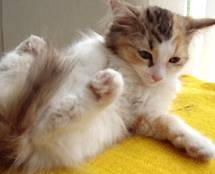
#> input picture training_set/cats/cat.105.jpg, 215 x 174 px; its folder holds 4 pictures in this run
$ python main.py
#> lines starting #> are read from the running program, lines starting #| are printed output that depends on the picture
import numpy as np
import cv2
import os

def prepare_data_and_label():
	image_matrix = []
	label = []
	print("Loading Image Data...")
	list_of_img = os.listdir('training_set/cats')
	cat_label = np.array([1,0])
	for image in list_of_img:
		print(image,end='\r')
		cat_pixel = np.resize(cv2.imread('training_set/cats/'+image),(200,200,3))
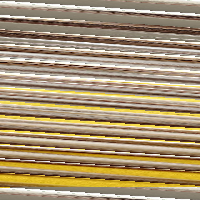
#> cat_pixel: shape (200, 200, 3); mean B, G, R 114.6, 147.3, 167.3
		image_matrix.append(cat_pixel)
		label.append(cat_label)
#> pass 2 of the loop in prepare_data_and_label, `for image in list_of_img:`:
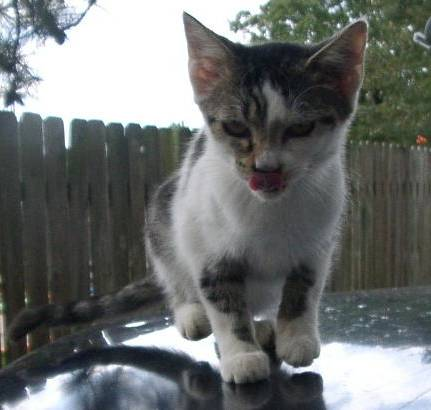
#> input picture training_set/cats/cat.11.jpg, 431 x 410 px
#> in prepare_data_and_label, `cat_pixel = np.resize(cv2.imread('training_set/cats/'+image),(200,200,..`:
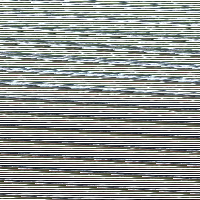
#> cat_pixel: shape (200, 200, 3); mean B, G, R 148.9, 152.5, 148.3
#> pass 3 of the loop in prepare_data_and_label, `for image in list_of_img:`:
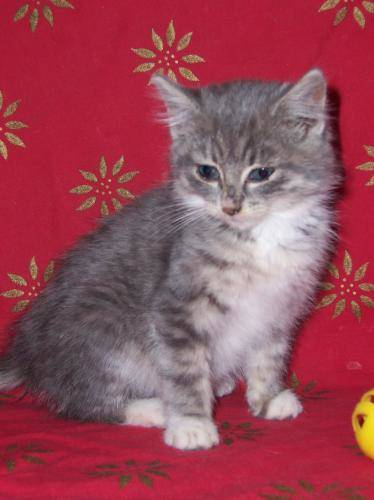
#> input picture training_set/cats/cat.110.jpg, 374 x 500 px
#> in prepare_data_and_label, `cat_pixel = np.resize(cv2.imread('training_set/cats/'+image),(200,200,..`:
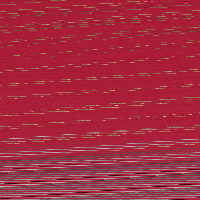
#> cat_pixel: shape (200, 200, 3); mean B, G, R 65.2, 44.4, 163.5
#> the loop made 4 passes; the first 3 are shown

#> (the run stopped early here; a loop or call above may not have finished)
